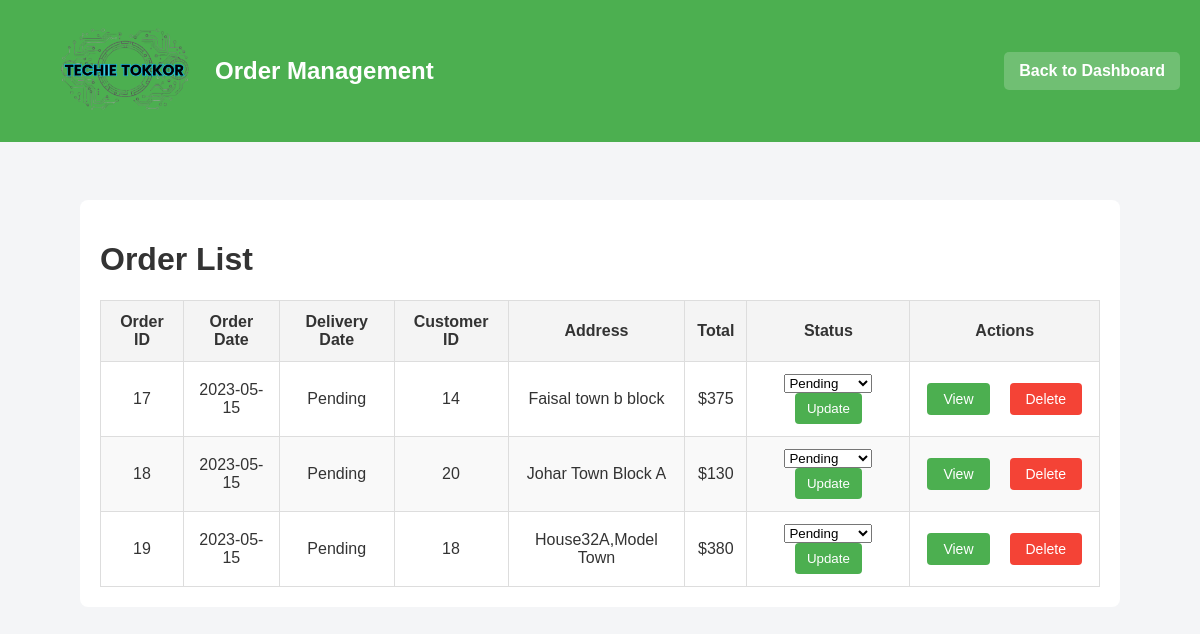
The page /website/order_management.php (signed in) on the database its author committed.
### tables this page shows
CREATE TABLE `orders` (
  `oid` int(11) NOT NULL,
  `dateod` date NOT NULL,
  `datedel` date DEFAULT NULL,
  `aid` int(11) NOT NULL,
  `address` varchar(255) NOT NULL,
  `city` varchar(50) NOT NULL,
  `country` varchar(100) NOT NULL,
  `account` char(16) DEFAULT NULL,
  `total` int(11) NOT NULL
);

### website/order_management.php (the view, shortened to what this page needs)
<?php
include("include/connect.php");
$result = mysqli_query($con, "SELECT oid, dateod, datedel, aid, address, total, status FROM orders");
?>
<!DOCTYPE html>
<html lang="en">
<head>
    <link rel="stylesheet" href="css/order_management.css">
</head>
<body>
    <header>
        <div class="header-container">
            <a href="dashboard.php">
                <img src="img/logo.png" alt="Techie Tokkor Logo" class="logo">
            </a>
            <h1>Order Management</h1>
        </div>
        <nav>
            <a href="dashboard.php">Back to Dashboard</a>
        </nav>
    </header>
    <main>
        <h1>Order List</h1>
        <table>
            <thead>
                <tr>
                    <th>Order ID</th>
                    <th>Order Date</th>
                    <th>Delivery Date</th>
                    <th>Customer ID</th>
                    <th>Address</th>
                    <th>Total</th>
                    <th>Status</th>
                    <th>Actions</th>
                </tr>
            </thead>
            <tbody>
                <?php
                if (mysqli_num_rows($result) > 0) {
                    while ($row = mysqli_fetch_assoc($result)) {
                        if ($row['status'] === 'Pending' || $row['status'] === 'Processing' || $row['status'] === 'Shipped') {
                            $delivery_date = $row['status'];
                        } else {
                            $delivery_date = $row['datedel'] ? $row['datedel'] : 'Not Set';
                        }
                        echo "<tr>
                            <td>{$row['oid']}</td>
                            <td>{$row['dateod']}</td>
                            <td>{$delivery_date}</td>
                            <td>{$row['aid']}</td>
                            <td>{$row['address']}</td>
                            <td>\${$row['total']}</td>
                            <td>
                                <form method='post' action='order_management.php'>
                                    <input type='hidden' name='order_id' value='{$row['oid']}'>
                                    <select name='status'>
                                        <option value='Pending' " . ($row['status'] == 'Pending' ? 'selected' : '') . ">Pending</option>
                                        <option value='Processing' " . ($row['status'] == 'Processing' ? 'selected' : '') . ">Processing</option>
                                        <option value='Shipped' " . ($row['status'] == 'Shipped' ? 'selected' : '') . ">Shipped</option>
                                        <option value='Delivered' " . ($row['status'] == 'Delivered' ? 'selected' : '') . ">Delivered</option>
                                    </select>
                                    <button type='submit' class='admin-btn'>Update</button>
                                </form>
                            </td>
                            <td>
                                <div class='action-buttons'>
                                    <a href='view_order.php?id={$row['oid']}' class='btn btn-view'>View</a>
                                    <a href='order_management.php?delete_id={$row['oid']}' class='btn btn-delete' onclick='return confirm(\"Are you sure you want to delete this order?\")'>Delete</a>
                                </div>
                            </td>
                        </tr>";
                    }
                } else {
                    echo "<tr><td colspan='8'>No orders found.</td></tr>";
                }
                ?>
            </tbody>
        </table>
    </main>
</body>
</html>

### website/css/order_management.css (style rules this page uses)
body { font-family: Arial, sans-serif; margin: 0; padding: 0; background-color: #f4f5f7; color: #333; }
header { background-color: #4CAF50; color: white; padding: 10px 0; position: fixed; top: 0; left: 0; right: 0; z-index: 1000; display: flex; align-items: center; height: 122px; justify-content: space-between; }
.header-container { display: flex; align-items: center; gap: 20px; margin-left: 20px; }
.logo { width: 140px; height: auto; margin-left: 35px; border-radius: 8px; }
header h1 { margin: 0; font-size: 24px; font-weight: bold; }
nav { display: flex; justify-content: flex-end; align-items: center; gap: 15px; margin-right: 20px; }
nav a { text-decoration: none; color: white; font-weight: bold; background: rgba(255, 255, 255, 0.2); padding: 10px 15px; border-radius: 5px; }
main { max-width: 1000px; margin: 200px auto 30px; background: white; padding: 20px; border-radius: 8px; }
table { width: 100%; border-collapse: collapse; margin-top: 20px; }
table, th, td { border: 1px solid #ddd; }
th, td { padding: 12px; text-align: center; }
th { background-color: #f4f4f4; }
tr:nth-child(even) { background-color: #f9f9f9; }
.btn { padding: 8px 16px; font-size: 14px; text-decoration: none; border-radius: 4px; display: inline-block; margin: 0 5px; }
.btn-view { background-color: #4CAF50; color: white; }
.btn-delete { background-color: #f44336; color: white; }
.action-buttons { display: flex; justify-content: center; gap: 10px; }
.admin-btn { padding: 8px 12px; background-color: #4CAF50; color: white; border: none; border-radius: 4px; cursor: pointer; }

### rows shown on the page
orders: oid "17", dateod "2023-05-15", status "Pending", aid "14", address "Faisal town b block", total "375"
orders: oid "18", dateod "2023-05-15", status "Pending", aid "20", address "Johar Town Block A", total "130"
orders: oid "19", dateod "2023-05-15", status "Pending", aid "18", address "House32A,Model Town", total "380"
